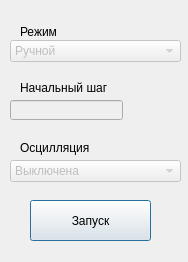
<?xml version="1.0" encoding="UTF-8"?>
<ui version="4.0">
 <class>Dialog</class>
 <widget class="QDialog" name="Dialog">
  <property name="windowModality">
   <enum>Qt::ApplicationModal</enum>
  </property>
  <property name="geometry">
   <rect>
    <x>0</x>
    <y>0</y>
    <width>188</width>
    <height>262</height>
   </rect>
  </property>
  <property name="windowTitle">
   <string>Начало работы</string>
  </property>
  <widget class="QPushButton" name="pushButton">
   <property name="geometry">
    <rect>
     <x>30</x>
     <y>200</y>
     <width>121</width>
     <height>41</height>
    </rect>
   </property>
   <property name="text">
    <string>Запуск</string>
   </property>
  </widget>
  <widget class="QLineEdit" name="lineEdit">
   <property name="enabled">
    <bool>false</bool>
   </property>
   <property name="geometry">
    <rect>
     <x>10</x>
     <y>100</y>
     <width>113</width>
     <height>20</height>
    </rect>
   </property>
  </widget>
  <widget class="QLabel" name="label">
   <property name="geometry">
    <rect>
     <x>20</x>
     <y>25</y>
     <width>47</width>
     <height>13</height>
    </rect>
   </property>
   <property name="text">
    <string>Режим</string>
   </property>
  </widget>
  <widget class="QComboBox" name="comboBox">
   <property name="enabled">
    <bool>false</bool>
   </property>
   <property name="geometry">
    <rect>
     <x>10</x>
     <y>40</y>
     <width>171</width>
     <height>22</height>
    </rect>
   </property>
   <item>
    <property name="text">
     <string>Ручной</string>
    </property>
   </item>
   <item>
    <property name="text">
     <string>Автоматический</string>
    </property>
   </item>
  </widget>
  <widget class="QLabel" name="label_2">
   <property name="geometry">
    <rect>
     <x>20</x>
     <y>80</y>
     <width>91</width>
     <height>16</height>
    </rect>
   </property>
   <property name="text">
    <string>Начальный шаг</string>
   </property>
  </widget>
  <widget class="QComboBox" name="comboBox_2">
   <property name="enabled">
    <bool>false</bool>
   </property>
   <property name="geometry">
    <rect>
     <x>10</x>
     <y>160</y>
     <width>171</width>
     <height>22</height>
    </rect>
   </property>
   <item>
    <property name="text">
     <string>Выключена</string>
    </property>
   </item>
   <item>
    <property name="text">
     <string>Включена</string>
    </property>
   </item>
  </widget>
  <widget class="QLabel" name="label_3">
   <property name="geometry">
    <rect>
     <x>20</x>
     <y>140</y>
     <width>101</width>
     <height>16</height>
    </rect>
   </property>
   <property name="text">
    <string>Осцилляция</string>
   </property>
  </widget>
 </widget>
 <resources/>
 <connections/>
</ui>
